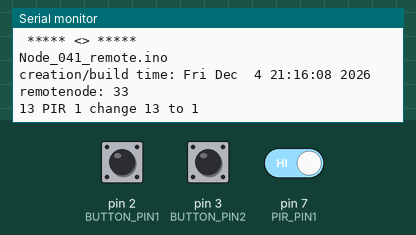
Recording of a sketch running on a simulated Arduino Nano, built with avr-gcc and run on an emulated ATmega328P. Shown: the last lines printed to the serial monitor. Inputs (shaded band) come from the test bench; at power-on: pin 2 (BUTTON_PIN1) HIGH, pin 7 (PIR_PIN1) HIGH, pin 3 (BUTTON_PIN2) HIGH. No radio packets arrive unless stated.

Above: at 1.2 s.
1.3 s: pin 2 (BUTTON_PIN1) pulled LOW for 0.15 s
At 2.5 s:
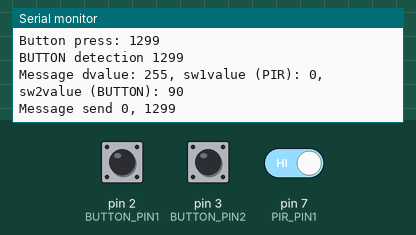
2.9 s: pin 7 (PIR_PIN1) driven LOW
At 3.4 s:
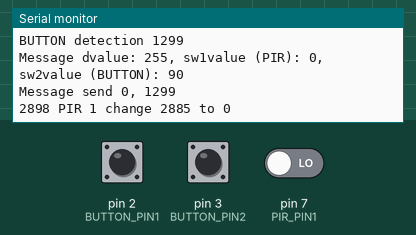
4.4 s: pin 7 (PIR_PIN1) driven HIGH
At 5.7 s:
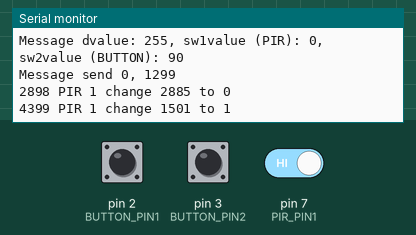

Measured:
- after the input at 1.3 s, the serial monitor: prints a new line at once (image 1)
- after the input at 2.9 s, the serial monitor: prints a new line at once (image 2)
- after the input at 4.4 s, the serial monitor: prints a new line at once (image 3)

The sketch:

Node_041_remote.ino
```cpp
/*
 * RF-Nano, headers, USB-C, using RF24network library
 */

#include "RF24.h"
#include <RF24Network.h>
#include <SPI.h>

#define radioChannel 104
#define CE_PIN 10
#define CSN_PIN 9

/* one button or two buttons can be connected to trigger human presence
 */
#define BUTTON_PIN1 2
#define BUTTON_PIN2 3

#define PIR_PIN1 7
//#define PIR_PIN1 A5
//#define PIR_PIN2 A3


/**** Configure the nrf24l01 CE and CSN pins ****/
RF24 radio(CE_PIN, CSN_PIN); // nRF24L01 (CE, CSN)
RF24Network network(radio); // Include the radio in the network

uint16_t remotenode = 041; // Address of this node in Octal format (04, 031, etc.)
const uint16_t basenode = 00; // Address of the home/host/controller node in Octal format
uint8_t radiolevel = RF24_PA_MAX;

unsigned long const keywordvalD = 0xdeedbeeb;

struct detector_payload{
  uint32_t keyword;
  uint32_t timing;
  uint8_t count;
  uint8_t dvalue;
  uint8_t sw1value;
  uint8_t sw2value;
};

bool newdata = false;
bool debug = true;

void setup() {
  Serial.begin(115200);

  // PINs for sensor inputs
  pinMode(BUTTON_PIN1, INPUT_PULLUP);
  pinMode(BUTTON_PIN2, INPUT_PULLUP);
  pinMode(PIR_PIN1, INPUT);
  //pinMode(PIR_PIN2, INPUT);

  Serial.println(F(" ***** <> *****"));
  Serial.println(__FILE__);
  Serial.print(F("creation/build time: "));
  Serial.println(__TIMESTAMP__);
  Serial.print(F("remotenode: "));
  Serial.println(remotenode);
  Serial.flush();

  SPI.begin();
  if (!radio.begin()){
    Serial.println(F("Radio hardware error."));
    while (true) delay(1000);
  }
  // RF24_PA_MIN (0), RF24_PA_LOW (1), RF24_PA_HIGH (2), RF24_PA_MAX (3)
  radio.setPALevel(radiolevel, RF24_PA_MAX);
  radio.setDataRate(RF24_1MBPS);
  network.begin(radioChannel, remotenode);

  attachInterrupt(digitalPinToInterrupt(BUTTON_PIN1), buttonPress, FALLING); // trigger when button is pressed
  attachInterrupt(digitalPinToInterrupt(BUTTON_PIN2), buttonPress, FALLING); // trigger when button is pressed
}

unsigned long currentmilli = 0;
uint8_t detectionValue = 0;
uint8_t sw1Value = 0;
uint8_t sw2Value = 0;
bool activePIR = false;
bool PIRconfirmed = false;
bool activeBUTTON = false;
bool pressBUTTON = false;

bool trackDetectionAndButton(unsigned long currentDetectMillis){
  static unsigned long activationTime = 0;
  static bool alarming = false;
  bool fresh = false;

  if (alarming){
    if ((unsigned long)(currentDetectMillis - activationTime) > 60000){ // 60 seconds no new alarming
      PIRconfirmed = false;
      activeBUTTON = false;
      detectionValue = 0;
      sw1Value = 0;
      sw2Value = 0;
      Serial.print(F("Reset detections "));
      Serial.println(currentDetectMillis);
      alarming = false;
    }
  }
  else {
    if (PIRconfirmed){
      sw1Value = 0xa5;
      Serial.print(F("PIR detection "));
      Serial.println(currentDetectMillis);
      alarming = true;
    }
    if (activeBUTTON){
      sw2Value = 0x5a;
      activationTime = currentDetectMillis;
      Serial.print(F("BUTTON detection "));
      Serial.println(currentDetectMillis);
      alarming = true;
    }
    debug = alarming;
    if (alarming){
      activationTime = currentDetectMillis;
      detectionValue = 0xff;
      fresh = true;
    }
  }
  return fresh;
}

//===== Receiving =====//
bool receiveRFnetwork(unsigned long currentRFmilli){

  while (network.available()){ // Is there any incoming data?
    RF24NetworkHeader header;
    detector_payload Rxdata;
    network.read(header, &Rxdata, sizeof(Rxdata)); // Read the incoming data
    if ((header.from_node != basenode)||(header.type != 'B')) {
      Serial.print(F("received unexpected message, from_node: "));
      Serial.print(header.from_node);
      Serial.print(F(", type: "));
      Serial.println(header.type);
      break;
    }
    if (Rxdata.keyword == keywordvalD){
      Serial.print(F("Data received from base/collector "));
      Serial.println(currentRFmilli);
      // in case a message is received, with specific data, the detector could be 'reset' (for example)


    }
    else{
      Serial.println(F("Keyword failure"));
    }
  }
}

//===== Sending =====//
//bool transmitRFnetwork(bool pfresh, unsigned long currentRFmilli, bool pping){
bool transmitRFnetwork(bool pfresh, unsigned long currentRFmilli){
  static unsigned long sendingTimer = 0;
  //static unsigned long pingTimer = 0;
  static uint8_t counter = 0;
  static uint8_t failcount = 0;
  bool w_ok;
  bool fresh = pfresh;

  // if (pping){
  //   if ((unsigned long)(currentRFmilli - pingTimer) > 25000){
  //     fresh = true; // directly send message
  //     detectionValue = 0xff;
  //     sw1Value = 0xff;
  //     sw2Value = 0xff;
  //     if (debug) Serial.print(F(" PING "));
  //     pingTimer = currentRFmilli;
  //   }
  // }
  // Every 60 seconds, or on new data
  if ((fresh)||((unsigned long)(currentRFmilli - sendingTimer) > 60000)){
    sendingTimer = currentRFmilli;

    detector_payload Txdata;
    Txdata.keyword = keywordvalD;
    Txdata.timing = currentRFmilli;
    Txdata.count = counter++;
    Txdata.dvalue = detectionValue;
    Txdata.sw1value = sw1Value;
    Txdata.sw2value = sw2Value;

    if (debug) Serial.print(F("Message dvalue: "));
    //Serial.print(F(" dvalue: "));
    if (debug) Serial.print(Txdata.dvalue);
    if (debug) Serial.print(F(", sw1value (PIR): "));
    if (debug) Serial.print(Txdata.sw1value);
    if (debug) Serial.print(F(", sw2value (BUTTON): "));
    if (debug) Serial.println(Txdata.sw2value);

    RF24NetworkHeader header0(basenode, 'D'); // address where the data is going
    w_ok = network.write(header0, &Txdata, sizeof(Txdata)); // Send the data
    if (!w_ok){ // retry
      delay(50);
      w_ok = network.write(header0, &Txdata, sizeof(Txdata)); // Send the data
    }
    if (debug) Serial.print(F("Message send "));
    if (w_ok){
      fresh = false;
      failcount = 0;
    }
    else{
      if (debug) Serial.print(F("failed "));
      failcount++;
    }
    if (debug) Serial.print(Txdata.count);
    if (debug) Serial.print(F(", "));
    if (debug) Serial.println(currentRFmilli);

    if (failcount > 4){
      fresh = false; // do not send a lot of messages continuously
    }
  }
  // if (pping){
  //   fresh = false; //
  // }
  return fresh;
}

uint8_t remPIR1 = 3;
uint8_t curPIR1 = 3;
//uint8_t remPIR2 = 3;
//uint8_t curPIR2 = 3;
unsigned long difPIR = 3;
unsigned long difPIRtime1 = 0;
//unsigned long difPIRtime2 = 0;
uint16_t mloop = 0;
uint16_t objectdistance = 0;

void loop() {

  network.update();

  currentmilli = millis();

  receiveRFnetwork(currentmilli);

  //************************ sensors ****************//

  curPIR1 = digitalRead(PIR_PIN1);
  //curPIR2 = digitalRead(PIR_PIN2);
  if (curPIR1 != remPIR1){
    difPIR = (unsigned long)(currentmilli - difPIRtime1);
    Serial.print(currentmilli);
    Serial.print(F(" PIR 1 change "));
    Serial.print(difPIR);
    Serial.print(F(" to "));
    Serial.println(curPIR1);
    remPIR1 = curPIR1;
    difPIRtime1 = currentmilli;
  }
  // if (curPIR2 != remPIR2){
  //   difPIR = (unsigned long)(currentmilli - difPIRtime2);
  //   Serial.print(currentmilli);
  //   Serial.print(F(" PIR 2 change "));
  //   Serial.print(difPIR);
  //   Serial.print(F(" to "));
  //   Serial.println(curPIR2);
  //   remPIR2 = curPIR2;
  //   difPIRtime2 = currentmilli;
  // }
  if (activePIR){
    if (curPIR1 == LOW){
      activePIR = false;
    }
  }
  else{
    if (curPIR1 == HIGH){
      mloop = 0;
      activePIR = true;
      //newdata = true;
    }
  }
  if (pressBUTTON){
    activeBUTTON = true;
    //newdata = true;
    pressBUTTON = false;
  }

  //************************ sensors ****************//

  newdata = trackDetectionAndButton(currentmilli);

  newdata = transmitRFnetwork(newdata, currentmilli);
  // if (currentmilli < collectorpresenttime){ // for a certain amount of time after the base node was 'heared'
  //   newdata = transmitRFnetwork(newdata, currentmilli, false);
  // }
  // else{ // ping for base node
  //   newdata = transmitRFnetwork(newdata, currentmilli, true);
  // }
}

void buttonPress(){
  if (!activeBUTTON){
    pressBUTTON = true;
    Serial.print(F("Button press: "));
    Serial.println(millis());
  }
}
```
